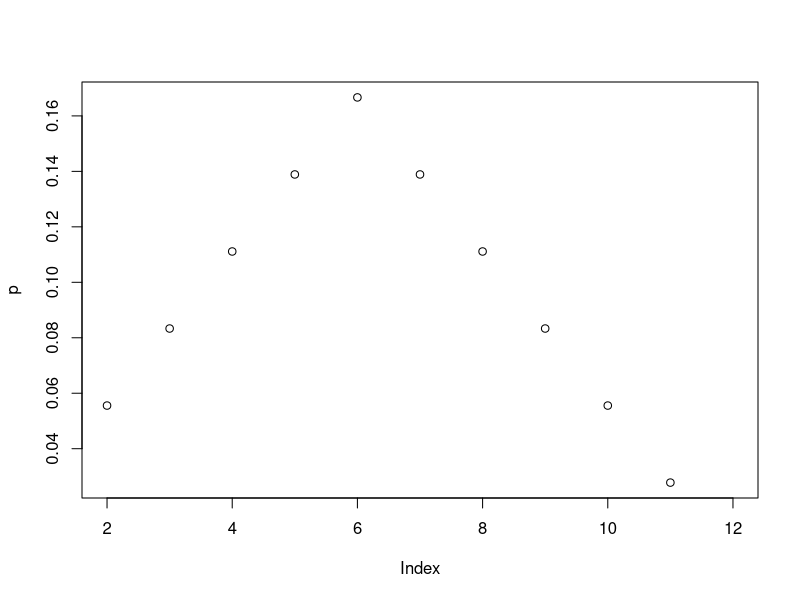
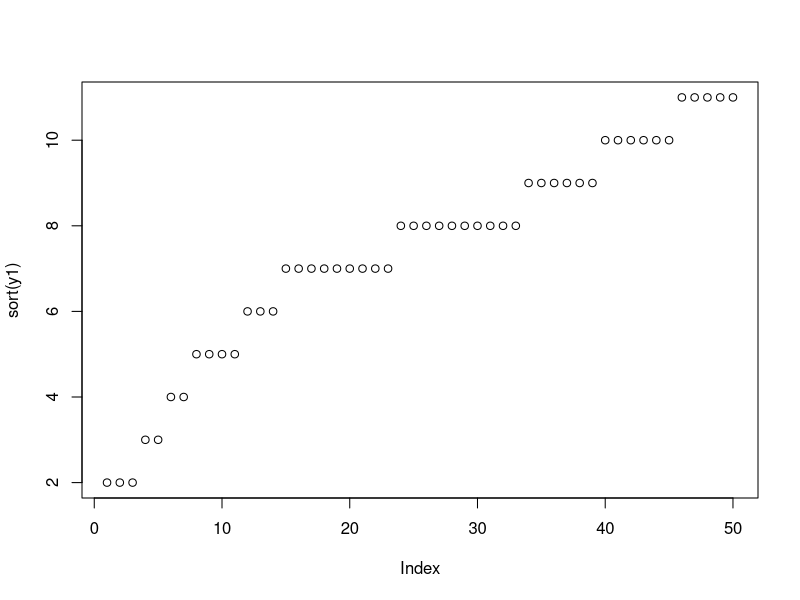
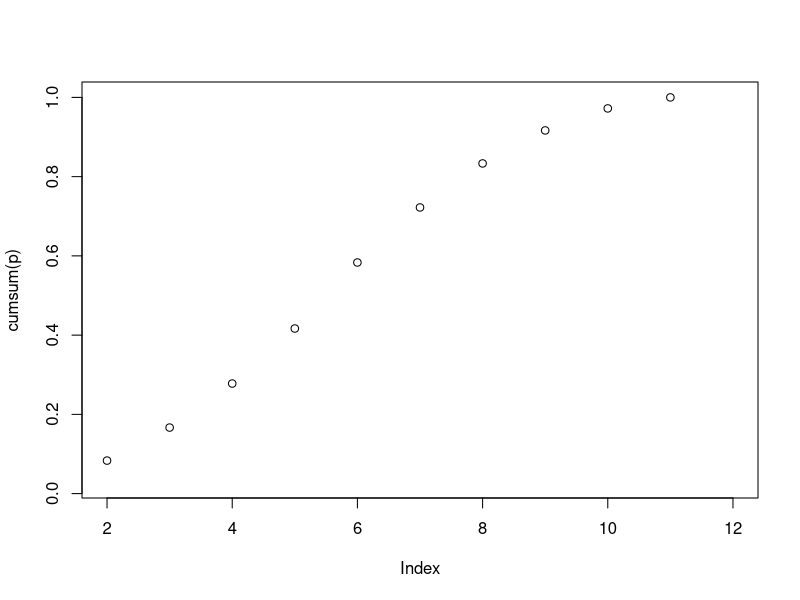
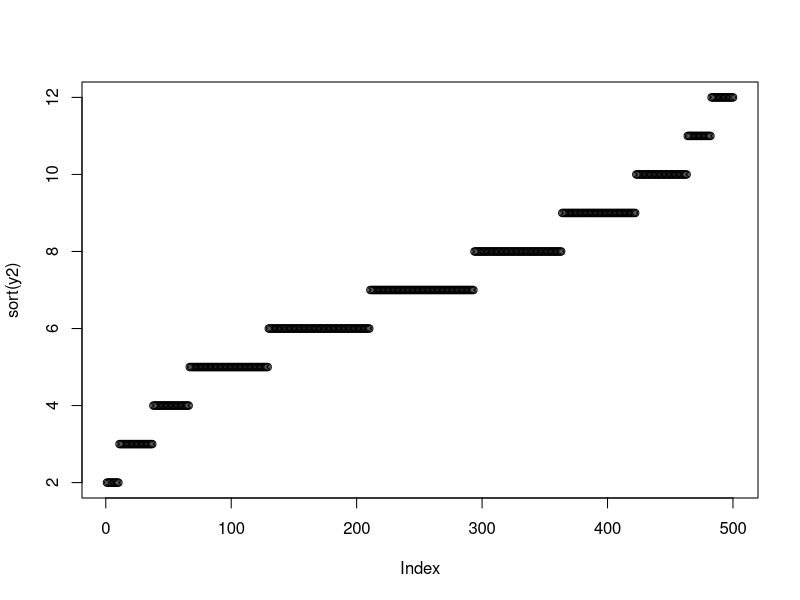

R code for these plots, in order:
### 1. Considerate il lancio di due dati e considerate la somma delle due facce.
### Sia Y la v.c. ‘somma delle due facce’

## (a) Individuate lo spazio campionario.

# Lo spazio campionario della v.c. "somma delle due facce" concide con l'insieme


## (b) Costruite un programma in R che estragga un campione bernoulliano di
## numerosità n dalla v.c. somma delle due facce.


# (c) Calcolate la distribuzione di probabilità di Y.

s <- 2:12
# La funzione di densità della v.c è
p <- c(1, 2, 3, 4, 5, 6, 5, 4, 3, 2, 1) / 36

plot(p, xlim = c(2, 12))


# (d) Calcolate la distribuzione di probabilità empirica di Y, con n = 50.
n1 <- 50
y1 <- sample(s,
             size = n1,
             replace = TRUE,
             prob = p)
table(y1)

# (e) Confrontate le due distribuzioni.

# (f) Calcolate la funzione di ripartizione e la funzione di ripartizione
# empirica e sovrapponetele in un’unico grafico.

plot(sort(y1))
plot(cumsum(p), xlim = c(2, 12))

# (g) Commentate quanto accade se n = 500.
n2 <- 500
y2 <- sample(s,
             size = n2,
             replace = TRUE,
             prob = p)
table(y2)

plot(sort(y2))
